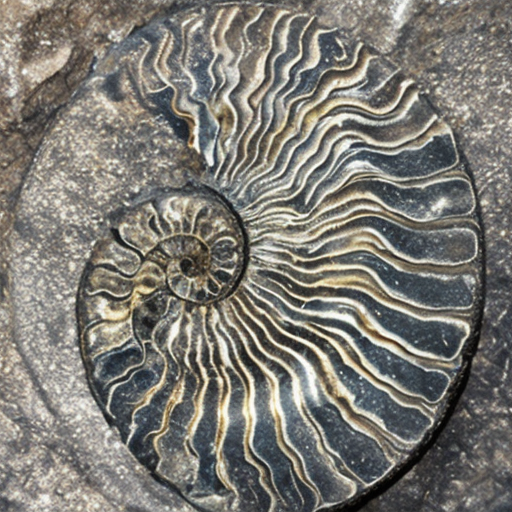
#> input picture test_data/Ammonites/Ammonite106.jpg, 512 x 512 px
$ python -i preprocess.py   (imports and definitions only)
#> lines starting #> are read from the running program, lines starting #| are printed output that depends on the picture
import cv2
import numpy as np
from PIL import Image

IMG_SIZE = (128, 128)

def preprocess_image(image_path):
    # Try reading with OpenCV
#> called with image_path = 'test_data/Ammonites/Ammonite106.jpg'
    img = cv2.imread(image_path)
#> img is the input picture: shape (512, 512, 3); mean B, G, R 116, 122.3, 124.5

    # If OpenCV fails (img is None), use PIL instead
    if img is None:
        with Image.open(image_path) as pil_img:
            pil_img = pil_img.convert('RGB')
            img = np.array(pil_img)

    # Convert to RGB (OpenCV loads as BGR)
    img = cv2.cvtColor(img, cv2.COLOR_BGR2RGB)

    # Resize
    img = cv2.resize(img, IMG_SIZE)
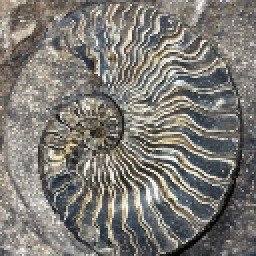
#> img: shape (128, 128, 3) (shown 2 times larger); mean R, G, B 124.5, 122.3, 116

    # Normalize
    img = img.astype(np.float32) / 255.0

    # Add batch dimension
    img = np.expand_dims(img, axis=0)

    return img

>>> result = preprocess_image('test_data/Ammonites/Ammonite106.jpg')

$ run again, on test_data/Ammonites/Ammonite109.jpg
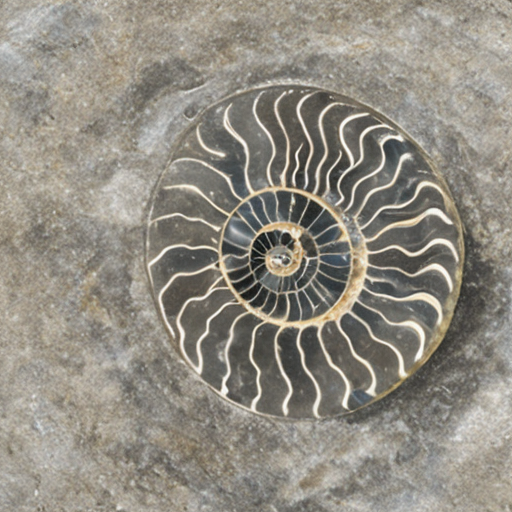
#> input picture test_data/Ammonites/Ammonite109.jpg, 512 x 512 px
#> in preprocess_image, img is the input picture: shape (512, 512, 3); mean B, G, R 130.5, 140.4, 145
#> in preprocess_image, `img = cv2.resize(img, IMG_SIZE)`:
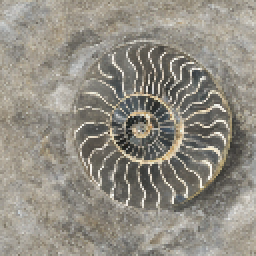
#> img: shape (128, 128, 3) (shown 2 times larger); mean R, G, B 145, 140.5, 130.5

$ run again, on test_data/Ammonites/Ammonite118.jpg
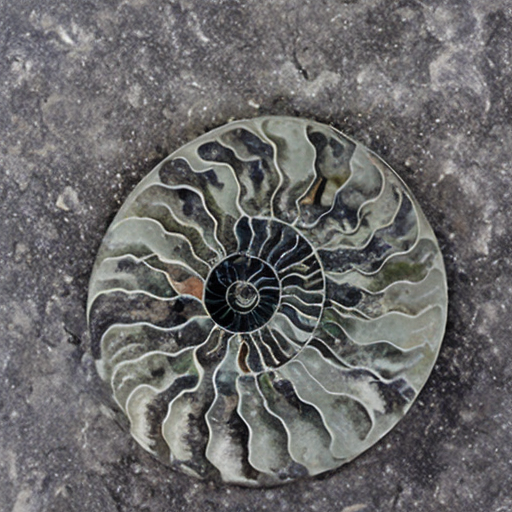
#> input picture test_data/Ammonites/Ammonite118.jpg, 512 x 512 px
#> in preprocess_image, img is the input picture: shape (512, 512, 3); mean B, G, R 105, 104.7, 105.5
#> in preprocess_image, `img = cv2.resize(img, IMG_SIZE)`:
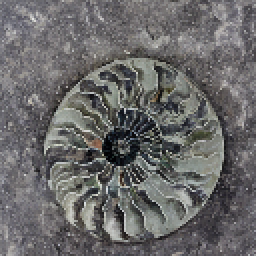
#> img: shape (128, 128, 3) (shown 2 times larger); mean R, G, B 105.5, 104.6, 104.9

$ run again, on test_data/Ammonites/Ammonite126.jpg
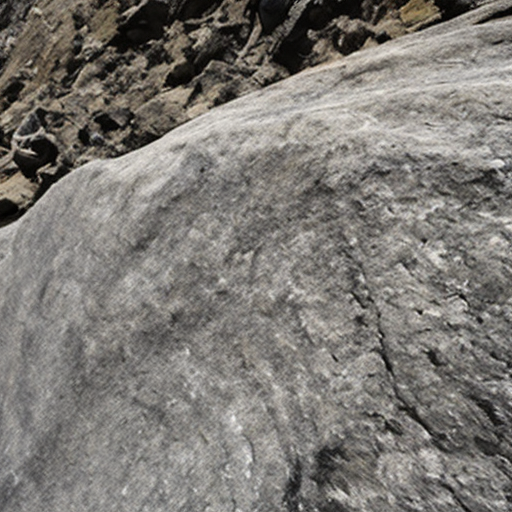
#> input picture test_data/Ammonites/Ammonite126.jpg, 512 x 512 px
#> in preprocess_image, img is the input picture: shape (512, 512, 3); mean B, G, R 116, 120.8, 124.2
#> in preprocess_image, `img = cv2.resize(img, IMG_SIZE)`:
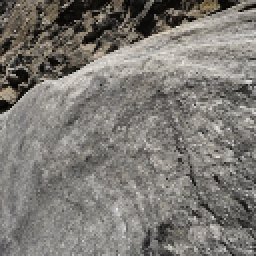
#> img: shape (128, 128, 3) (shown 2 times larger); mean R, G, B 124.3, 120.9, 116.1
